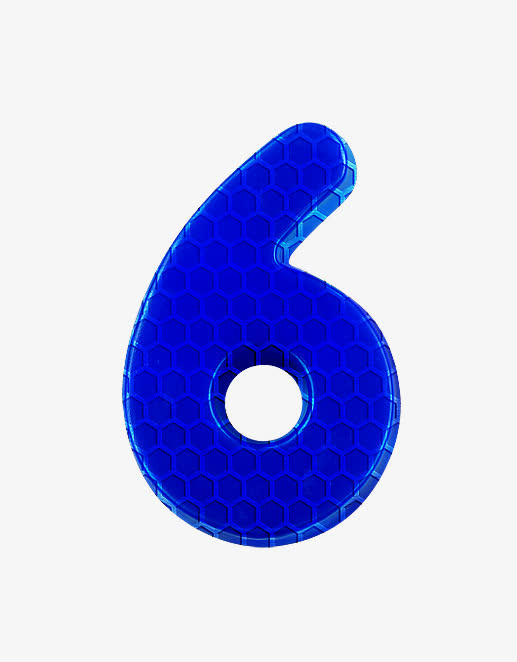
#> input picture digital-mnist-learning/algorithm/image/num6.png, 517 x 662 px
$ python minist_LR_load.py
#> lines starting #> are read from the running program, lines starting #| are printed output that depends on the picture; after the words box and inside, x2 and y2 are one past the last pixel; in counts of white or black regions, pixels touching at a corner belong together
from joblib import dump, load
import cv2
import numpy as np
import numpy as np
from PIL import Image
import os
import re


def preprocess_image(image_path):
    # 读取图像并将其转换为灰度图像
#> called with image_path = 'image/num6.png'
    image = cv2.imread(image_path, cv2.IMREAD_GRAYSCALE)
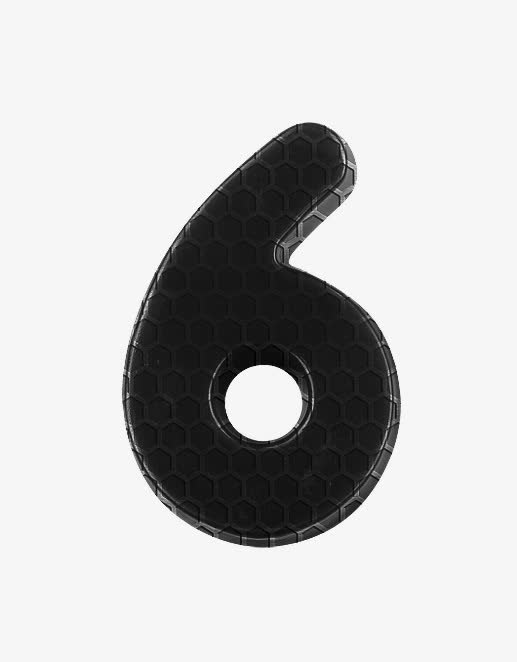
#> image: shape (662, 517); min 0, max 255, mean 199.2

    # 对图像进行阈值处理，将其转换为二值图像
    _, binary_image = cv2.threshold(image, 127, 255, cv2.THRESH_BINARY_INV)
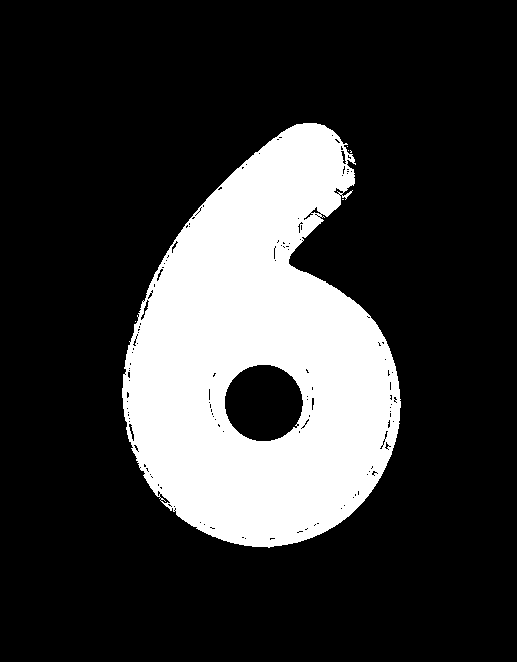
#> binary_image: shape (662, 517); 21.8% white; 6 white regions (5 under 20 px)

    # 找到图像的边界框
    contours, _ = cv2.findContours(binary_image, cv2.RETR_EXTERNAL, cv2.CHAIN_APPROX_SIMPLE)
#> contours = 6 contours, 5 with area under 20; largest, box (x1, y1, x2, y2) and area: (122, 123, 401, 548) 79282
    x, y, w, h = cv2.boundingRect(contours[0])
#> x = 135; y = 321; w = 1; h = 1

    # 将图像调整为MNIST数据集中的标准尺寸（28x28像素）
    digit_image = binary_image[y:y+h, x:x+w]
#> digit_image = [255]
    resized_image = cv2.resize(digit_image, (28, 28))
#> resized_image: shape (28, 28); every value is 255

    # 将像素值缩放到0到1之间
    scaled_image = resized_image / 255.0
#> scaled_image: shape (28, 28) float64; every value is 1

    # 将图像转换为MNIST数据集中的格式
    mnist_format_image = scaled_image.reshape(1, 28*28)

    return mnist_format_image

# 示例：将图像转换为MNIST格式
image_path = "image/num6.png"
mnist_image = preprocess_image(image_path)

def preprocess_image_v2(image_path):


    # 读取训练好的模型

    # 读取图片转成灰度格式
#> called with image_path = 'image/num2.png'
    img = Image.open(image_path).convert('L')
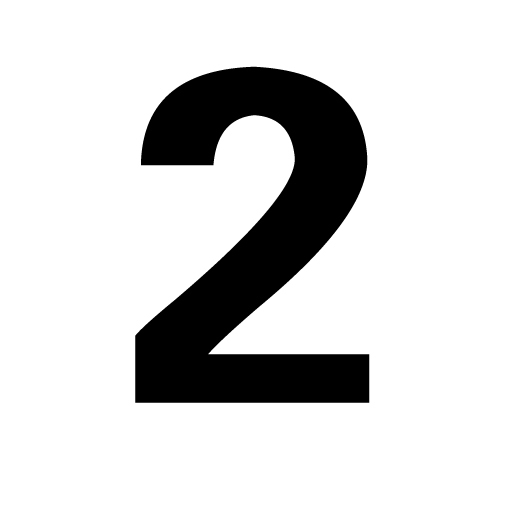
#> input picture digital-mnist-learning/algorithm/image/num2.png, 512 x 512 px

    # resize的过程
    if img.size[0] != 28 or img.size[1] != 28:
        img = img.resize((28, 28))
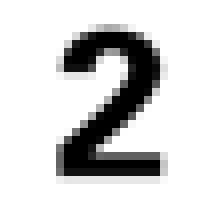
#> img: PIL image 28x28 L (shown 8 times larger); min 0, max 255, mean 213.5

    # 暂存像素值的一维数组
    arr = []

    for i in range(28):
        for j in range(28):
            # mnist 里的颜色是0代表白色（背景），1.0代表黑色
            pixel = 1.0 - float(img.getpixel((j, i)))/255.0
            # pixel = 255.0 - float(img.getpixel((j, i))) # 如果是0-255的颜色值
            arr.append(pixel)
#> after the loop, arr = 784 values, max 1 at index 124, min 0 at index 0, mean 0.163

    arr1 = np.array(arr).reshape((1, 28*28))
    return arr1


def extract_numbers_from_image_filenames(folder_path):
    # 初始化一个空列表，用于存储提取出的数字
    numbers = []

    # 遍历文件夹中的所有文件
    for filename in os.listdir(folder_path):
        # 检查文件是否以 "num" 开头并且以 ".png" 结尾
        if filename.startswith("num") and filename.endswith(".png"):
            # 使用正则表达式从文件名中提取数字部分
            number = re.findall(r'\d+', filename)
            if number:  # 确保找到了数字
                check_data("image/num{idx}.png".format(idx=number[0]))
#> (reads digital-mnist-learning/algorithm/saved_model/lr.pkl from the repository)
#> in check_data, `predictions = loaded_model.predict(mnist_image)`: predictions = [2]
#| image/num2.png fileName---Predicted Digit: 2
#> pass 2 of the loop in extract_numbers_from_image_filenames, `for filename in os.listdir(folder_path):`:
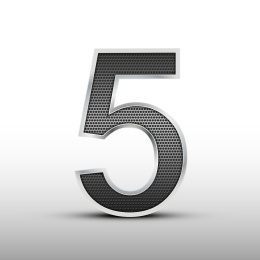
#> input picture digital-mnist-learning/algorithm/image/num5.png, 260 x 260 px
#> in preprocess_image_v2 (call 2), `img = img.resize((28, 28))`:
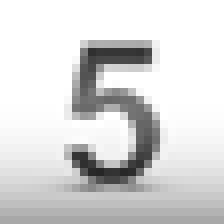
#> img: PIL image 28x28 L (shown 8 times larger); min 38, max 255, mean 216.5
#> after the loop in preprocess_image_v2 (call 2), `for i in range(28):`: arr = 784 values, max 0.851 at index 600, min 0 at index 0, mean 0.151
#| image/num5.png fileName---Predicted Digit: 5

    return numbers


def check_data(file_name):
    # 示例：将图像转换为MNIST格式
    image_path = file_name
    mnist_image = preprocess_image_v2(image_path)

    loaded_model = load( 'saved_model/lr.pkl')
    # 使用加载后的模型进行预测
    predictions = loaded_model.predict(mnist_image)
    print(file_name, "fileName---Predicted Digit:", predictions[0])


if __name__ == '__main__':
    extract_numbers_from_image_filenames("image")
